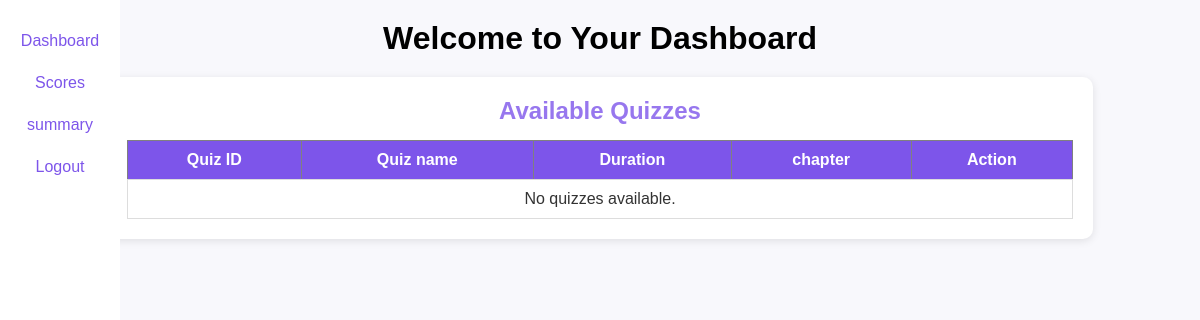
The app's page /dashboard (signed in), older data.
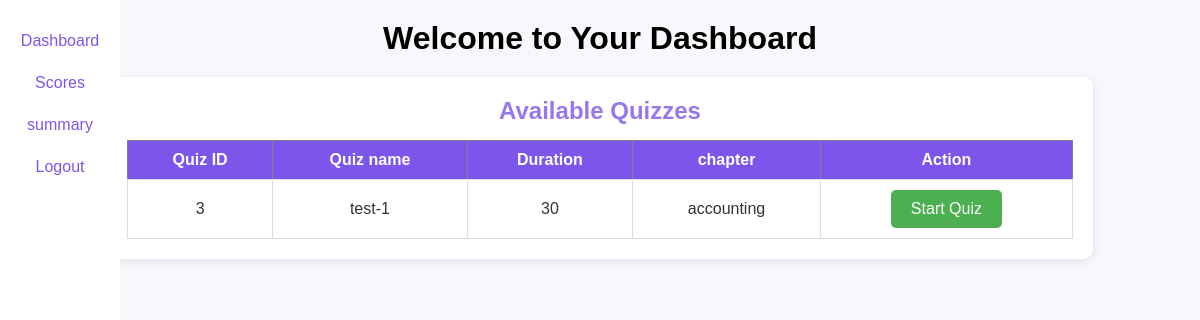
The same page, newer data.
### tables this page shows
CREATE TABLE QUIZES(
    id INTEGER PRIMARY KEY AUTOINCREMENT,
    quiz_name TEXT NOT NULL,
    chapter_id INTEGER NOT NULL,
    date TEXT NOT NULL,
    duration INTEGER NOT NULL,
    FOREIGN KEY(chapter_id) REFERENCES CHAPTERS(id) on DELETE CASCADE ON UPDATE CASCADE
    );

CREATE TABLE CHAPTERS(
    id INTEGER PRIMARY KEY AUTOINCREMENT,
    chapter_name TEXT NOT NULL,
    subject_id INTEGER NOT NULL,
    no_of_question INTEGER NOT NULL,
    FOREIGN KEY(subject_id) REFERENCES SUBJECTS(id) on DELETE CASCADE ON UPDATE CASCADE
    );

### controllers/user.py (the view)
@user_bp.route('/dashboard')
def user_dashboard():
    if 'user_id' not in session:
        return redirect(url_for('auth.login'))
    conn = get_db_connection()
    cursor = conn.cursor()
    cursor.execute('''
        SELECT QUIZES.id, QUIZES.quiz_name, QUIZES.date, QUIZES.duration, CHAPTERS.chapter_name
        FROM QUIZES
        JOIN CHAPTERS ON QUIZES.chapter_id = CHAPTERS.id
    ''')
    quizzes = cursor.fetchall()
    cursor.execute('''
        SELECT scores.id, QUIZES.quiz_name, scores.total_scored
        FROM scores
        JOIN QUIZES ON scores.quiz_id = QUIZES.id
        WHERE scores.user_id = ?
    ''', (session['user_id'],))
    scores = cursor.fetchall()
    conn.close()
    return render_template('user/user_dashboard.html', quizzes=quizzes, scores=scores)

### models/setup_db.py (called while the page is built)
def get_db_connection():
    try:
        conn = sqlite3.connect(DB_PATH)
        conn.execute("PRAGMA foreign_keys = ON;")
        return conn
    except sqlite3.Error as e:
        print(f"❌ Database connection failed: {e}")
        return None

### templates/user/user_dashboard.html (shortened to what this page needs)
<!DOCTYPE html>
<html lang="en">
<head>
    <link rel="stylesheet" href="{{ url_for('static', filename='user_home.css') }}">
</head>
<body>
    <nav class="nav">
        <div class="nav-left">
            <a href="{{ url_for('user.user_dashboard') }}"><button class="nav-button">Dashboard</button></a>
            <a href="{{ url_for('user.user_scores') }}"><button class="nav-button">Scores</button></a>
            <a href="{{ url_for('user.user_summary') }}"><button class="nav-button">summary</button></a>
            <a href="{{ url_for('auth.logout') }}"><button class="nav-button">Logout</button></a>
        </div>
    </nav>
    <h1>Welcome to Your Dashboard</h1>
    <div class="container">
        <h2>Available Quizzes</h2>
        <table border="1">
            <thead>
                <tr>
                    <th>Quiz ID</th>
                    <th>Quiz name</th>
                    <th>Duration</th>
                    <th>chapter</th>
                    <th>Action</th>
                </tr>
            </thead>
            <tbody>
                {% for quiz in quizzes %}
                <tr>
                    <td>{{ quiz[0] }}</td>
                    <td>{{ quiz[1] }}</td>
                    <td>{{ quiz[3] }}</td>
                    <td>{{ quiz[4] }}</td>
                    <td>
                        <a href="{{ url_for('user.quiz_attempt', quiz_id=quiz[0]) }}">
                            <button class="quiz_start"
                                style="background-color: #4CAF50; color: white; padding: 10px 20px; border: none; border-radius: 5px; cursor: pointer;">
                                Start Quiz
                            </button>
                        </a>
                    </td>
                </tr>
                {% else %}
                <tr>
                    <td colspan="5">No quizzes available.</td>
                </tr>
                {% endfor %}
            </tbody>
        </table>
    </div>
</body>
</html>

Row changes from the older to the newer data that the page shows:
added QUIZES: id "3", quiz_name "test-1", duration "30", chapter_name "accounting"
Text that changed along with them:
text no longer shown: "No quizzes available."
